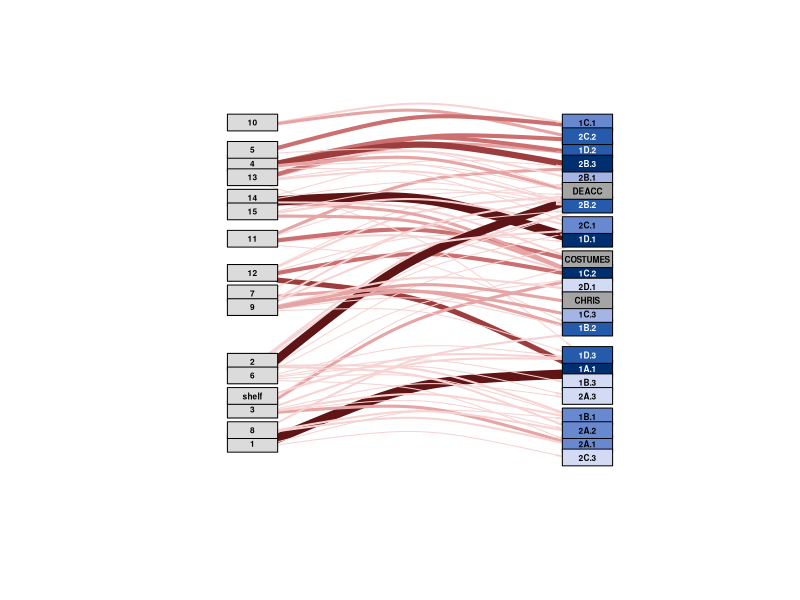
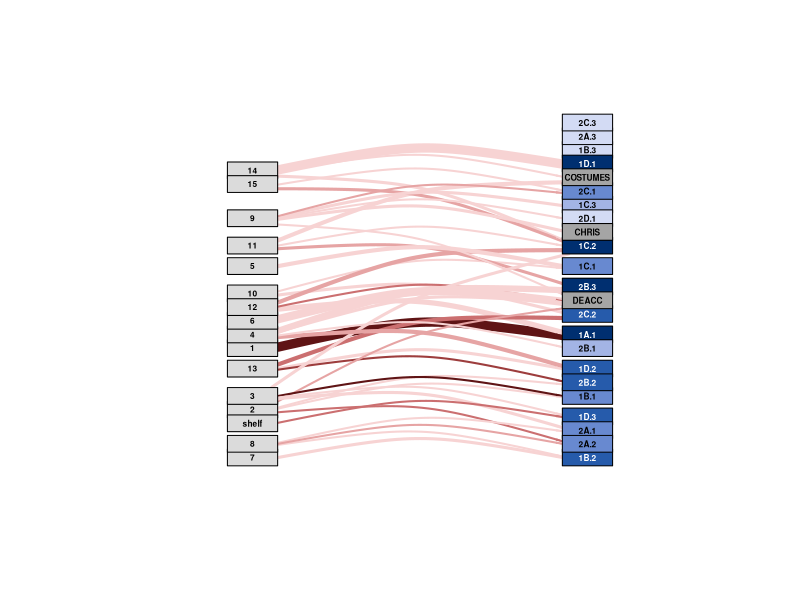

Reproduce these figures in R, in order.

# Load libraries ----------------------------------------------------------

library(igraph)
library(tidyverse)


# Load in data ------------------------------------------------------------

data <- read.csv("BCCA_objectmoves - ALL.csv")

# Separate nodes and edges ------------------------------------------------

nodes_list <- c(1:15, "shelf", "1A.1", "1B.1", "1B.2", "1B.3", "1C.1", "1C.2", "1C.3", 
                "1D.1", "1D.2", "1D.3", "2A.1", "2A.2", "2A.3", "2B.1", "2B.2", "2B.3",
                "2C.1", "2C.2", "2C.3", "2D.1", "DEACC", "COSTUMES", "CHRIS") 

nodes <- data.frame(nodes_list)
colnames(nodes) <- c("id")

for(i in 1:nrow(nodes)){
  if(nodes$id[i] %in% 1:15 | nodes$id[i] == "shelf"){
    nodes$type[i] <- "TRUE"
  } else {
    nodes$type[i] <- "FALSE"
  }
}

edges <- data %>% 
  select(box_original, box_new)
colnames(edges) <- c("from", "to")

edges_vector <- c()

for(i in 1:nrow(edges)){
  new_piece <- c(edges$from[i], edges$to[i])
  edges_vector <- c(edges_vector, new_piece)
}

# Make igraph object ------------------------------------------------------

types <- nodes$type
names(types) <- nodes$id

net <- graph_from_data_frame(d = edges, vertices = nodes, directed = T)
is_bipartite(net)

L0 <- layout_as_bipartite(net)

# net %>% 
#   plot(layout=L0[,2:1],
#        vertex.shape = "rectangle",
#        vertex.size = 20,
#        vertex.size2 = 10,
#        vertex.label.cex = 0.5,
#        edge.arrow.size = 0.5,
#        edge.arrow.width = 0.2)


# Make second network that weights arrows ---------------------------------

edges_test <- edges

for(i in 1:nrow(edges_test)) {
  edges_test$path[i] <- paste(edges$from[i], edges$to[i], sep = ",")
}

nodes_to_weights <- edges %>% 
  count(to)

nodes <- left_join(nodes, nodes_to_weights, by = c("id" = "to"))


# Add color values for nodes
for(i in 1:nrow(nodes)){
  if(nodes$id[i] == "DEACC" | nodes$id[i] == "CHRIS" | nodes$id[i] == "COSTUMES") {
    nodes$color[i] <- "#A5A5A5"
    nodes$text_color[i] <- "#000000"
  } else if (nodes$id[i] %in% c(1:15, "shelf") ){
    nodes$color[i] <- "#DBDBDB"
    nodes$text_color[i] <- "#000000"
  } else if(nodes$n[i] >= 10) {
    nodes$color[i] <- "#002F70"
    nodes$text_color[i] <- "#FFFFFF"
  } else if(nodes$n[i] >= 7) {
    nodes$color[i] <- "#265BAB"
    nodes$text_color[i] <- "#FFFFFF"
  } else if(nodes$n[i] >= 5){
    nodes$color[i] <- "#6889D0"
    nodes$text_color[i] <- "#000000"
  } else if(nodes$n[i] >= 3){
    nodes$color[i] <- "#A3B4E5"
    nodes$text_color[i] <- "#000000"
  } else {
    nodes$color[i] <- "#D3DBF4"
    nodes$text_color[i] <- "#000000"
  }
}


edges_weights <- edges_test %>% 
  count(path) %>% 
  separate(path, c("from", "to"), sep = ",") %>% 
  mutate(weight = n) %>% 
  select(-n)

for(i in 1:nrow(edges_weights)){
  if(edges_weights$weight[i] <= 2){
    edges_weights$color[i] <- "#F7D3D3"
  } else if(edges_weights$weight[i] <= 3){
    edges_weights$color[i] <- "#E6A4A4"
  } else if(edges_weights$weight[i] <= 4){
    edges_weights$color[i] <- "#CB6F70"
  } else if(edges_weights$weight[i] <= 6){
    edges_weights$color[i] <- "#9D3D3D"
  } else {
    edges_weights$color[i] <- "#5F1415"
  }
}

weighted <- graph_from_data_frame(d = edges_weights, vertices = nodes, directed = T)
L1 <- layout_as_bipartite(weighted)

E(weighted)$width <- E(weighted)$weight

# this code will put nodes in the correct order but it messes other things up
# weighted_neworder <- permute(weighted, c(10, 5, 4, 13,14, 15, 11, 12, 7, 9, 2, 6, 16, 3, 8, 1, 21, 34, 
#                                          25, 32, 30, 37, 31, 33, 24, 38, 22, 36, 39, 23, 19, 26, 17, 
#                                          20, 29, 18, 28, 27, 35))

weighted %>% 
  plot(layout=L1[,2:1],
       vertex.shape = "rectangle",
       vertex.size = 30,
       vertex.size2 = 10,
       vertex.color = nodes$color,
       vertex.label.cex = 0.5,
       vertex.label.family = "Helvetica",
       vertex.label.font = 2,
       vertex.label.color = nodes$text_color,
       edge.arrow.size = 0.3,
       edge.arrow.width = 0.3,
       edge.color = edges_weights$color,
       edge.curved = 0.2)


# Removing noisy lines ----------------------------------------------------

edges_clean <- edges_weights %>% 
  filter(weight >= 2)

clean <- graph_from_data_frame(d = edges_clean, vertices = nodes, directed = T)
L1 <- layout_as_bipartite(clean)

E(clean)$width <- E(clean)$weight


clean %>% 
  plot(layout=L1[,2:1],
       vertex.shape = "rectangle",
       vertex.size = 30,
       vertex.size2 = 10,
       vertex.color = nodes$color,
       vertex.label.cex = 0.5,
       vertex.label.family = "Helvetica",
       vertex.label.font = 2,
       vertex.label.color = nodes$text_color,
       edge.arrow.size = 0.3,
       edge.arrow.width = 0.3,
       edge.color = edges_weights$color,
       edge.curved = 0.2)
